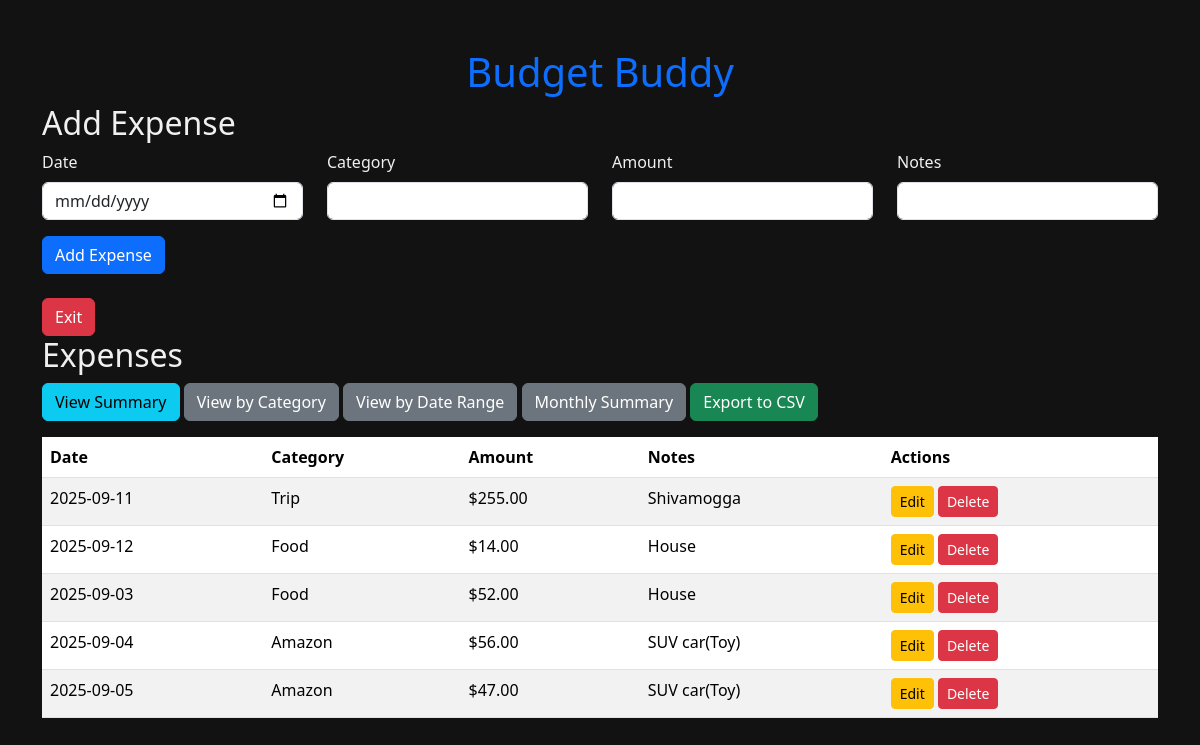
Screenshot of / (signed in) with the database file from the repository.
### models.py (models this page shows)
class Expense(db.Model):
    id = db.Column(db.Integer, primary_key=True)
    date = db.Column(db.String(10), nullable=False)
    category = db.Column(db.String(50), nullable=False)
    amount = db.Column(db.Float, nullable=False)
    notes = db.Column(db.Text)
    user_id = db.Column(db.Integer, db.ForeignKey('user.id'), nullable=False)
    user = db.relationship('User', backref=db.backref('expenses', lazy=True))

### webapp.py (the view, shortened to what this page needs)
    @app.route('/', methods=['GET', 'POST'])
    @login_required
    def index():
        expenses = Expense.query.filter_by(user_id=current_user.id).all()
        return render_template('index.html', expenses=expenses)

### templates/index.html
{% extends "base.html" %}
{% block content %}
<div class="container mt-5">
    <h1 class="text-center text-primary">Budget Buddy</h1>
    <h2>Add Expense</h2>
    <form method="POST" class="mb-4">
        <div class="row">
            <div class="col-md-3">
                <label for="date" class="form-label">Date</label>
                <input type="date" class="form-control" id="date" name="date" required>
            </div>
            <div class="col-md-3">
                <label for="category" class="form-label">Category</label>
                <input type="text" class="form-control" id="category" name="category" required>
            </div>
            <div class="col-md-3">
                <label for="amount" class="form-label">Amount</label>
                <input type="number" step="0.01" class="form-control" id="amount" name="amount" required>
            </div>
            <div class="col-md-3">
                <label for="notes" class="form-label">Notes</label>
                <input type="text" class="form-control" id="notes" name="notes">
            </div>
        </div>
        <button type="submit" class="btn btn-primary mt-3">Add Expense</button>
    </form>
    <form method="POST" action="/exit">
        <button type="submit" class="btn btn-danger">Exit</button>
    </form>
    <h2>Expenses</h2>
    <div class="mb-3">
        <a href="/summary" class="btn btn-info">View Summary</a>
        <a href="/category" class="btn btn-secondary">View by Category</a>
        <a href="/date-range" class="btn btn-secondary">View by Date Range</a>
        <a href="/monthly-summary" class="btn btn-secondary">Monthly Summary</a>
        <a href="/export" class="btn btn-success">Export to CSV</a>
    </div>
    <table class="table table-striped">
        <thead>
            <tr>
                <th>Date</th>
                <th>Category</th>
                <th>Amount</th>
                <th>Notes</th>
                <th>Actions</th>
            </tr>
        </thead>
        <tbody>
            {% for expense in expenses %}
            <tr>
                <td>{{ expense.date }}</td>
                <td>{{ expense.category }}</td>
                <td>${{ "%.2f"|format(expense.amount) }}</td>
                <td>{{ expense.notes }}</td>
                <td>
                    <a href="/edit/{{ expense.id }}" class="btn btn-warning btn-sm">Edit</a>
                    <form method="POST" action="/delete/{{ expense.id }}" style="display:inline;">
                        <button type="submit" class="btn btn-danger btn-sm" onclick="return confirm('Are you sure you want to delete this expense?')">Delete</button>
                    </form>
                </td>
            </tr>
            {% endfor %}
        </tbody>
    </table>
</div>
{% endblock %}

### templates/base.html (shortened to what this page needs)
<!DOCTYPE html>
<html lang="en">
<head>
    <link href="https://cdn.jsdelivr.net/npm/bootstrap@5.3.2/dist/css/bootstrap.min.css" rel="stylesheet" />
    <link href="{{ url_for('static', filename='style.css') }}" rel="stylesheet" />
</head>
<body>
    {% block content %}{% endblock %}
</body>
</html>

### static/style.css (style rules this page uses)
body { background-color: #121212; color: #f0f0f0; transition: background-color 1.5s ease, color 1.5s ease; }
h1, h2, h3, h4, h5, h6 { transition: color 1.5s ease; }
.container { animation: fadeIn 2s ease-in-out; }

### rows the page displays
Expense: date "2025-09-11", category "Trip", amount "255.00", notes "Shivamogga"
Expense: date "2025-09-12", category "Food", amount "14.00", notes "House"
Expense: date "2025-09-03", category "Food", amount "52.00", notes "House"
Expense: date "2025-09-04", category "Amazon", amount "56.00", notes "SUV car(Toy)"
Expense: date "2025-09-05", category "Amazon", amount "47.00", notes "SUV car(Toy)"
